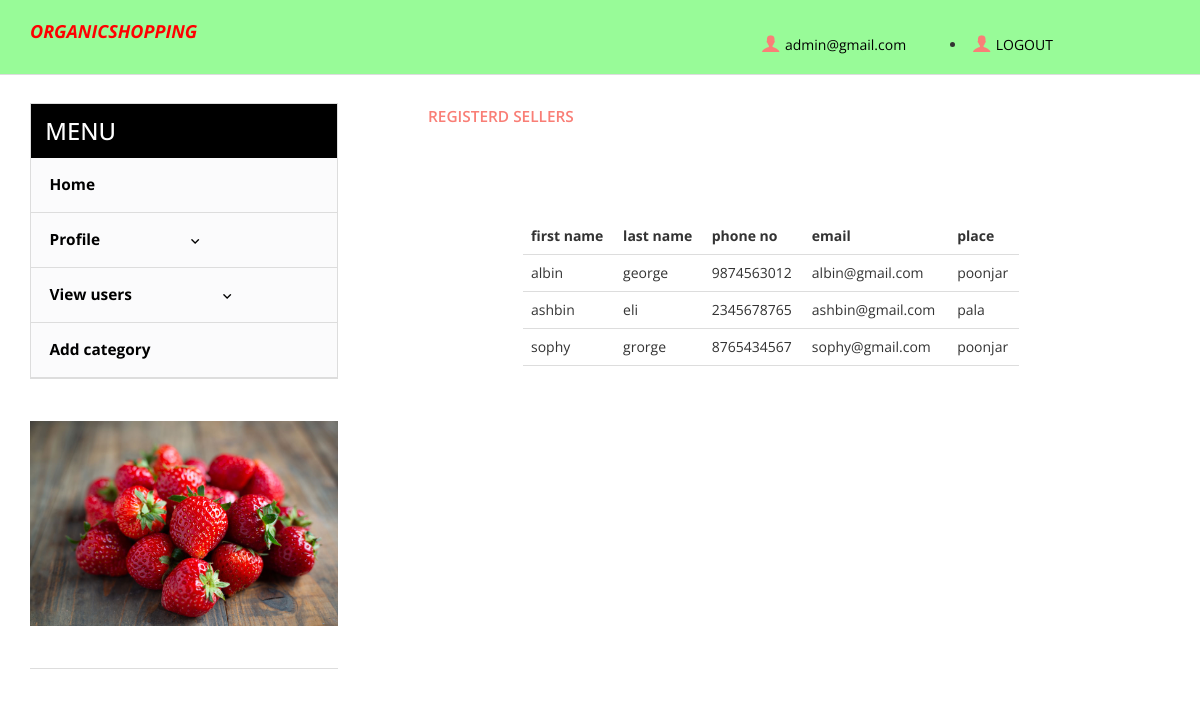
The page /seller_product.php (signed in) on the database its author committed.
### tables this page shows
CREATE TABLE `tbl_registration` (
  `rid` int(10) NOT NULL,
  `fname` varchar(20) NOT NULL,
  `lname` varchar(20) NOT NULL,
  `phone_no` varchar(15) NOT NULL,
  `email` varchar(30) NOT NULL,
  `place` varchar(30) NOT NULL,
  `images` varchar(10) NOT NULL
);

### seller_product.php (the view, shortened to what this page needs)
<?php
if(isset($_SESSION['alogin'])){
	$mail=$_SESSION['alogin'];
?>
<?php
$con=mysqli_connect("localhost","root","","organic_shop_db")or die ("Couldn't connect");
$disp="SELECT  tbl_registration.fname, tbl_registration.lname,tbl_registration.phone_no,tbl_registration.email,tbl_registration.place FROM tbl_registration INNER JOIN  tbl_login
ON tbl_login.email=tbl_registration.email WHERE  tbl_login.user_type_id=3  ORDER BY tbl_registration.email ASC";
$disp_result=mysqli_query($con,$disp);
?>
<!DOCTYPE html>
<html>
<head>
<link href="css/bootstrap.css" rel="stylesheet" type="text/css" media="all" />
<link href="css/style.css" rel="stylesheet" type="text/css" media="all" />
</head>
<body>
	<div class="header">
		<div class="bottom-header" style="background-color:palegreen;">
			<div class="container">
				<div class="header-bottom-left">
					<div class="logo">
						<font size="4"><strong><i> <b><p style="color:red;">ORGANICSHOPPING </p> </b></i></strong></font>
					</div>
					<div class="clearfix"> </div>
				</div>
				<div class="header-bottom-right">
<div class="account"><a href="admin_profile.php"><span> </span><?php echo $mail?></a></div>
						<div class="account"><a href="index.htmln> </span> logout</a></div>
							<ul class="login">
								<li><a href="logout.php"><span> </span>LOGOUT</a></li>
				</div>
				<div class="clearfix"> </div>
			</div>
		</div>
	</div>
	<div class="container">
      	   <div class="account_grid">
			   <div class=" login-right">
			  	<h3>REGISTERD SELLERS</h3>
				<section style="margin-left:20px;margin-right:20px ;  padding:75px ">
<table  id="designs">
<tr>
<th> first name</th>
<th>last name</th>
<th>phone no </th>
<th>email </th>
<th> place </th>
 </tr>
<?php
 while($array=mysqli_fetch_array($disp_result))
	{
 ?>
 <tr>
<td>
<?php
$fname=$array[0];
echo $fname;?></td>
<td>
<?php
	echo $array[1];
?></td>
<td>
<?php
echo $array[2];
?></td>
<td><?php echo $array[3];?></td>
<td><?php echo $array[4];?></td>
</tr>
<?php } ?>
</table>
	</section>
			   </div>
			 </div>
			 <div class="sub-cate">
				<div class=" top-nav rsidebar span_1_of_left">
		<h3 class="cate">MENU</h3>
		 <ul class="menu">
		 <ul class="kid-menu">
		<li ><a href="admin_home.php">Home</a></li>
		</ul>
		<li class="item2"><a href="view_users.php">Profile<img class="arrow-img " src="images/arrow1.png" alt=""/></a>
		</li>
		<li class="item2"><a href="view_users.php">View users<img class="arrow-img " src="images/arrow1.png" alt=""/></a>
		</li>
				<li>
			<ul class="kid-menu">
				<li><a href="addcat.php">Add category</a></li>
			</ul>
		</li>
					</div>
	   		     		<img class="img-responsive chain" src="images/a.jpg" alt=" " />
	   		     		<div class="grid-chain-bottom chain-watch">
<?php
}
else
{
	header('Location:login.php');
}
?>

### css/style.css (style rules this page uses)
body { background: #fff; font-family: 'Open Sans', sans-serif; }
body a { transition: 0.5s all; -webkit-transition: 0.5s all; -o-transition: 0.5s all; -ms-transition: 0.5s all; -moz-transition: 0.5s all; }
.bottom-header { border-bottom: 1px solid #ddd; padding: 0.7em 0 1em; }
.header-bottom-left { float: left; width: 55%; }
.logo { float:left; width: 27%; margin-top:9px; }
.header-bottom-right { float: right; width: 37%; text-align: center; padding-top:1.7em; }
.account,.cart { float:left; width:40%; }
.account a span { background: url(../images/img-sprite.png)-117px -30px; width: 26px; height: 26px; display: inline-block; vertical-align: middle; }
.account a,.cart a ,ul.login li a { text-decoration:none; font-size: 1em; color: #000; }
h3.cate { color: #fff; font-size: 1.7em; padding: 0.6em ; background: #000; margin: 0; }
ul.kid-menu { display: block !important; }
.menu { width: auto; height: auto; padding: 0; list-style: none; margin: 0; background: #FBFBFC; }
ul { padding: 0; list-style: none; }
.menu > li > a { width: 100%; line-height: 3.5em; text-indent: 1.2em; display: block; position: relative; color: #000; font-size: 1.1em; text-decoration:none; border-bottom: 1px solid #ddd; font-weight:700; }
.menu ul li a { width: 100%; display: block; position: relative; font-size:1.1em; font-weight: 400; color: #000; text-decoration:none; border-bottom: 1px solid #ddd; font-weight:700; line-height: 3.5em; text-indent: 1.2em; }
.menu ul.kid-menu li a { border-bottom: none; }
ul.kid-menu { padding: 0; margin: 0; }
ul.kid-menu li { list-style: none; border-bottom: 1px solid #ddd; }
.arrow-img { padding: 0em 0em 0 6.5em; }
.sub-cate,.slide-grid { float: left; }
.top-nav { border: 1px solid #ddd; }
.sub-cate { width: 27%; margin: 2em 2em 0 0; }
.grid-chain-bottom { border-top: 1px solid #ddd; }
.chain { margin: 0 auto; padding: 3em 0; }
.chain-watch { padding: 1em ; }
.women-product,.account_grid,.register,.single_top,.main { width: 70%; float: right; }
.login-left h3, .login-right h3 { color: #F97E76; font-size: 1.1em; text-transform: uppercase; font-weight: 600; padding-bottom: 0.5em; }
.account_grid { padding: 1em 4em 2em; }
@media (max-width:1280px) { .arrow-img { padding: 0em 0em 0 5.5em; } }

### seller_product.php (style rules this page uses)
table { border-collapse: collapse; width: 100%; }
th, td { padding: 8px; text-align: left; border-bottom: 1px solid #ddd; }

### rows shown on the page
tbl_registration: fname "albin", lname "george", phone_no "9874563012", email "albin@gmail.com", place "poonjar"
tbl_registration: fname "ashbin", lname "eli", phone_no "2345678765", email "ashbin@gmail.com", place "pala"
tbl_registration: fname "sophy", lname "grorge", phone_no "8765434567", email "sophy@gmail.com", place "poonjar"

### other values the page prints
$mail "admin@gmail.com"
